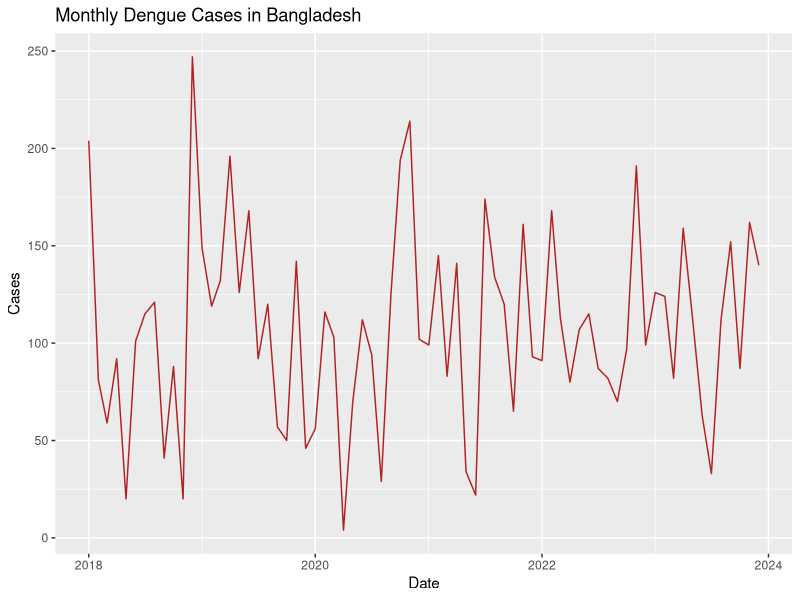
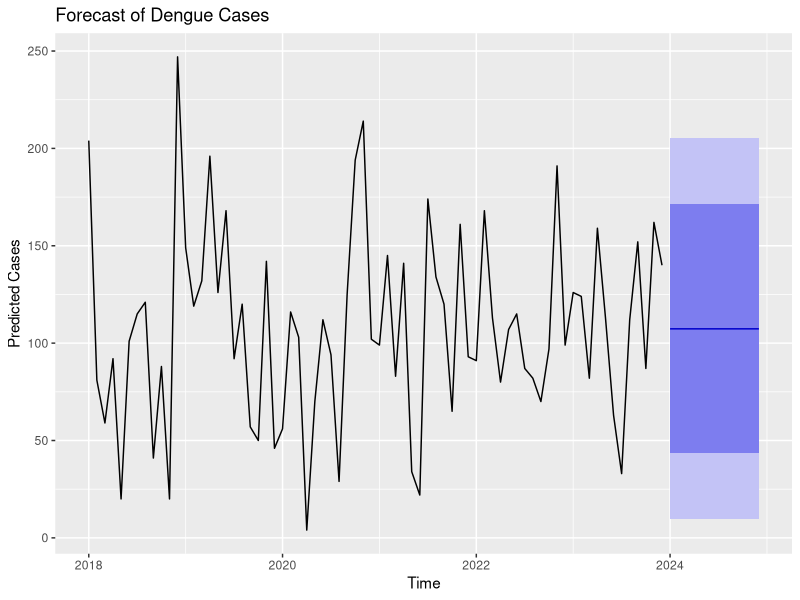

The R script that drew these images, in order:
# dengue-model.R
# Author: Sumon
# Project: Dengue Outbreak Prediction in Bangladesh

# Load packages
library(tidyverse)
library(lubridate)
library(forecast)
library(ggplot2)

# Load your data
# Example: df <- read.csv("data/dengue_data.csv")
# Replace with your actual data path
# df <- read.csv("dengue_cases.csv")

# Sample simulated structure
df <- data.frame(
  date = seq.Date(from = as.Date("2018-01-01"), by = "month", length.out = 72),
  cases = round(abs(rnorm(72, mean = 100, sd = 50))),
  rainfall = round(runif(72, 100, 400)),
  temperature = round(runif(72, 25, 35), 1)
)

# Convert to time series
df_ts <- ts(df$cases, frequency = 12, start = c(2018, 1))

# Plot dengue cases over time
ggplot(df, aes(x = date, y = cases)) +
  geom_line(color = "firebrick") +
  labs(title = "Monthly Dengue Cases in Bangladesh", x = "Date", y = "Cases")

# Fit ARIMA model
model <- auto.arima(df_ts)
summary(model)

# Forecast next 12 months
forecast_result <- forecast(model, h = 12)

# Plot forecast
autoplot(forecast_result) +
  labs(title = "Forecast of Dengue Cases", y = "Predicted Cases")

# Save forecast to CSV (optional)
# write.csv(forecast_result, "dengue_forecast.csv")
